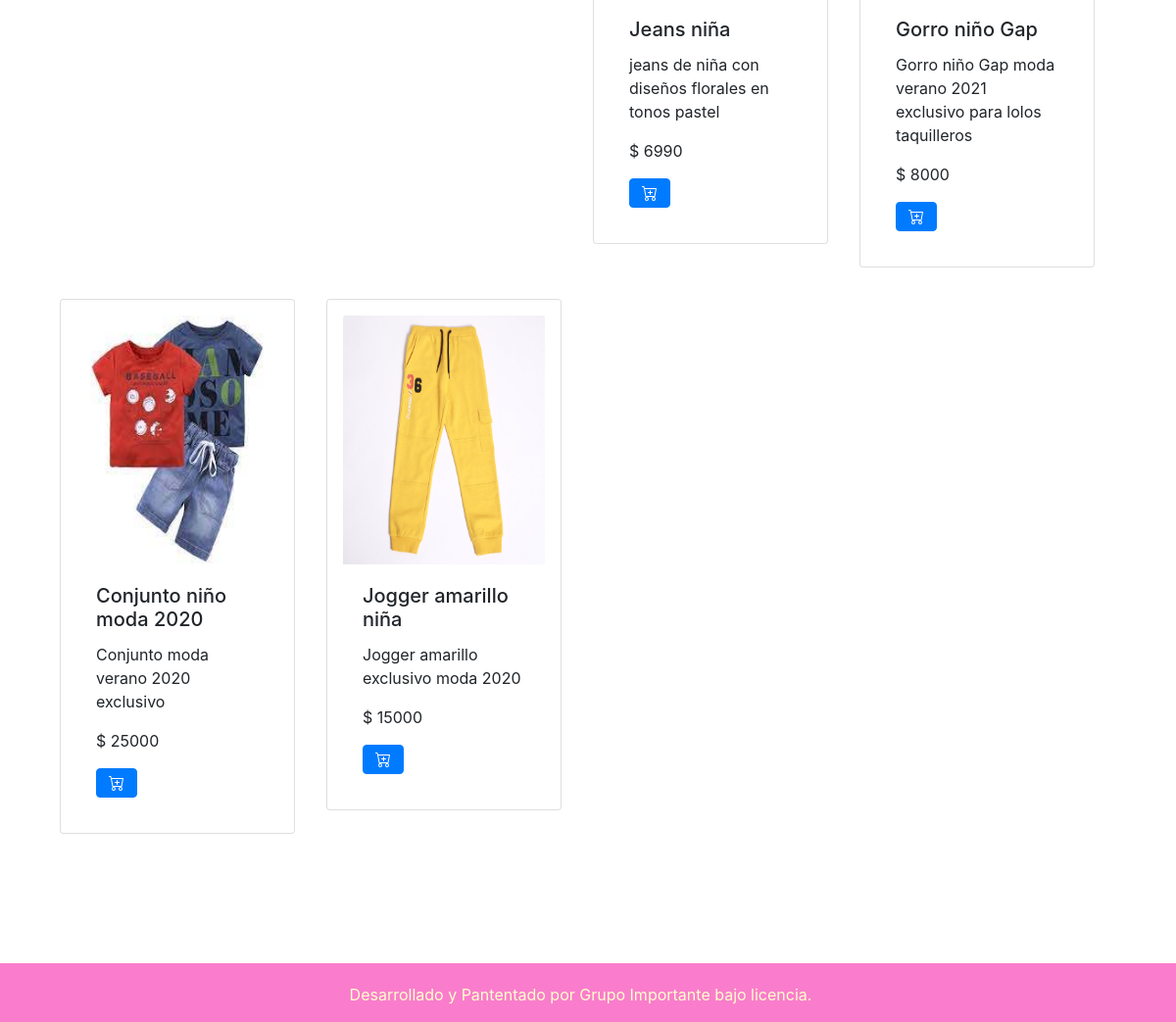
/galeria (lower part), run on an earlier commit of the app's database.
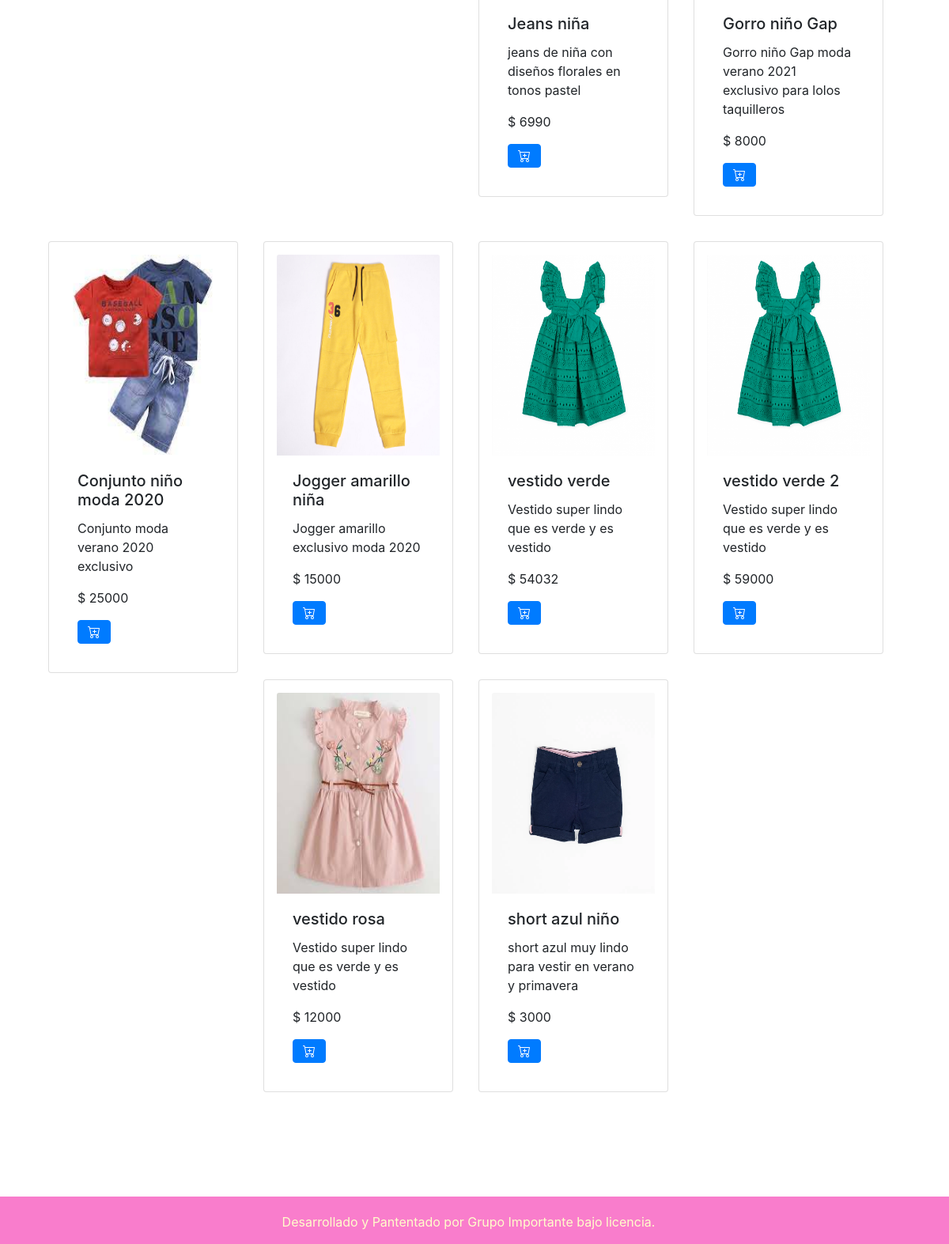
And on a later commit of the database.
### blog/models.py (models this page shows, shortened)
class Productos(models.Model):
    nombre = models.CharField(max_length=200)
    imagen = models.ImageField()
    valor = models.IntegerField()
    descripcion = models.CharField(max_length=200)
    active = models.BooleanField(default=True)

### blog/views.py (the view)
# urls.py: path('galeria', views.galeria, name='galeria'),
def galeria(request):
    Producto = Productos.objects.filter(active=True)
    return render(request, 'blog/galeria.html', {'Productos': Producto})

### blog/templates/blog/galeria.html (shortened to what this page needs)
{% extends 'blog/base.html' %} {% block content %} {% for producto in Productos %}
<div class="product-card card ">
    <div id="product-img">
        <img class="product-img card-img-top img-fluid" src="{{ producto.imagen.url}}" alt="{{producto.nombre}}">
    </div>
    <div class="card-body">
        <h5 class="card-title">{{producto.nombre}}</h5>
        <p class="card-text">{{producto.descripcion}}</p>
        <p class="">$ {{producto.valor}}</p>
        <a href="#" class="btn btn-primary">
        </a>
    </div>
</div>
{% endfor %}
{% endblock %}

### blog/templates/blog/base.html (shortened to what this page needs)
{% load static %}
<html lang="es-es">
<head>
    <link rel="stylesheet" href="{% static 'css/blog.css' %}">
    <link rel="stylesheet" href="{% static 'css/custom.css' %}">
    <link rel="stylesheet" href="https://cdn.jsdelivr.net/npm/bootstrap@4.5.3/dist/css/bootstrap.min.css">
</head>
<body>
    <div id="wrap">
        <div id="main" class="container clear-top">
            <br>
            <br> {% block content %} {% endblock %}
        </div>
    </div>
    <footer class="footer">Desarrollado y Pantentado por Grupo Importante bajo licencia. </footer>
</body>
</html>

### blog/static/css/custom.css (style rules this page uses)
html, body { height: 100%; }
#wrap { min-height: 90%; padding: 1em; overflow: hidden; }
#main { overflow: auto; padding-bottom: 150px; }
.footer { position: relative; margin-top: -50px; height: 60px; clear: both; padding-top: 20px; color: #fffeca; background-color: #F97DCC; text-align: center; margin-left: -15px; }
.product-card { width: 15rem; margin: 1em; padding: 1em; float: left; }
.product-img { height: 254px !important; }

What changed in the data, as far as the page shows it:
added Productos: imagen (picture), nombre "vestido verde", descripcion "Vestido super lindo que es verde y es vestido", valor "54032"
added Productos: imagen (picture), nombre "vestido verde 2", descripcion "Vestido super lindo que es verde y es vestido", valor "59000"
added Productos: imagen (picture), nombre "vestido rosa", descripcion "Vestido super lindo que es verde y es vestido", valor "12000"
added Productos: imagen (picture), nombre "short azul niño", descripcion "short azul muy lindo para vestir en verano y primavera", valor "3000"
